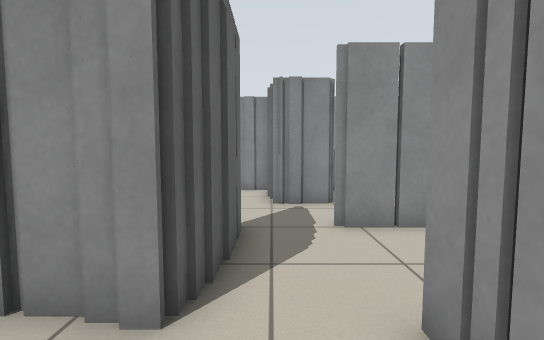
View 1 (above)

16 first-person views from a walk through a robot-simulator world made for Stage. The camera is 0.85 m above the floor, tilts 4° down and sees 90° across. Floor lines are 1 m apart. The floor is counted in squares, 0.5 m on a side. Each view is taken from the middle of a square. On the plan, view 1 faces up. The plan holds only what a view shows up to about 15 squares ahead; the rest is blank. Robots are left out.

View 2
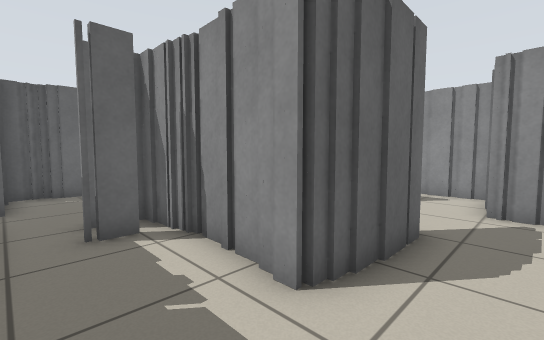

View 3
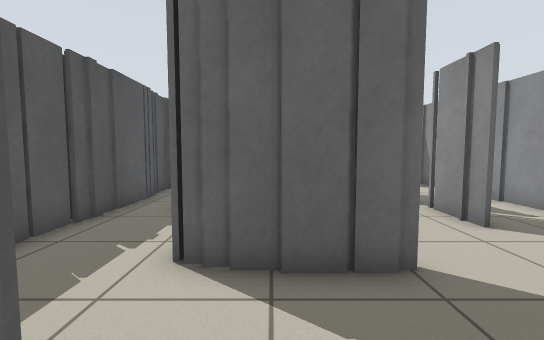

View 4
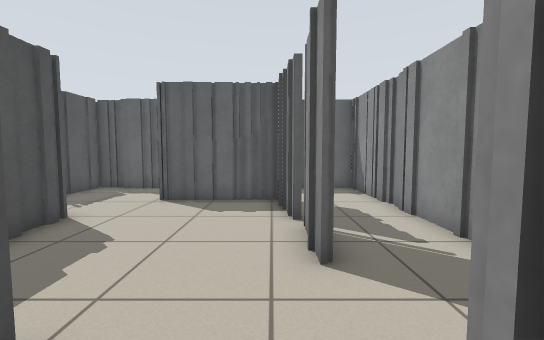

View 5
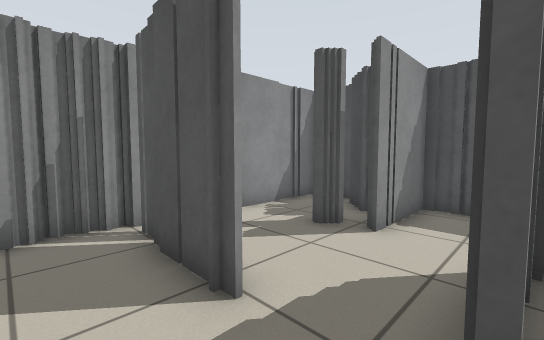

View 6
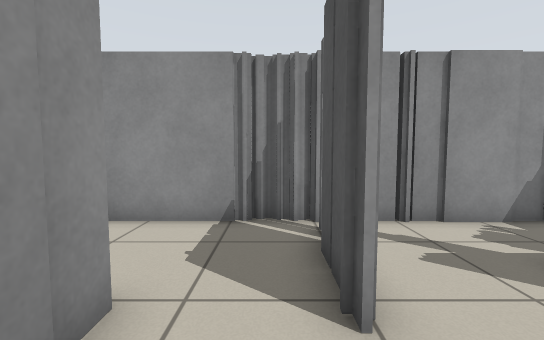

View 7
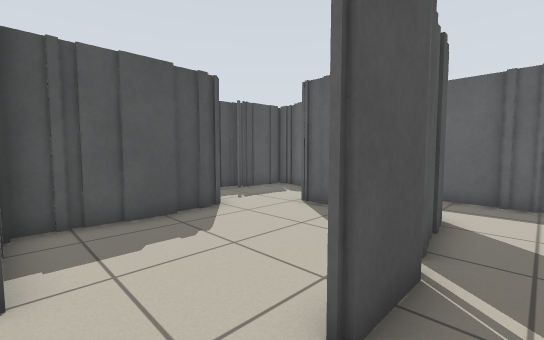

View 8
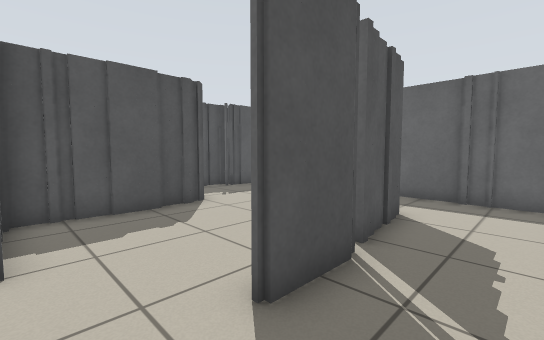

View 9
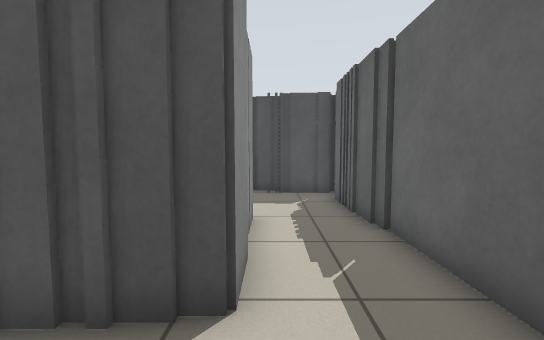

View 10
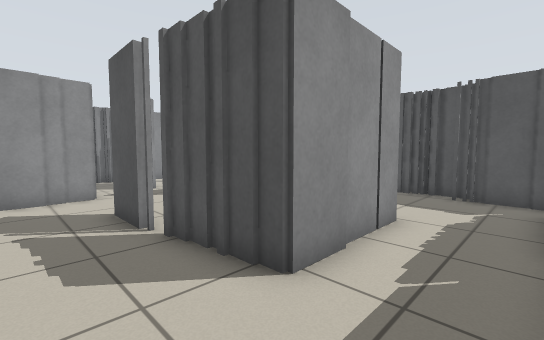

View 11
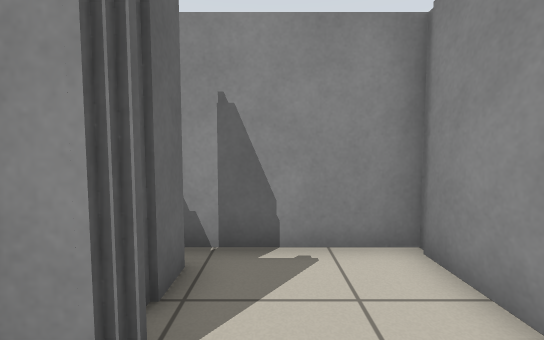

View 12
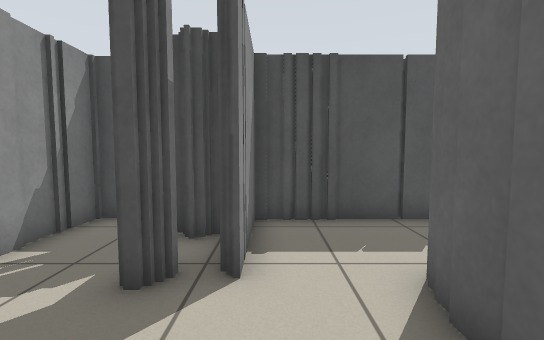

View 13
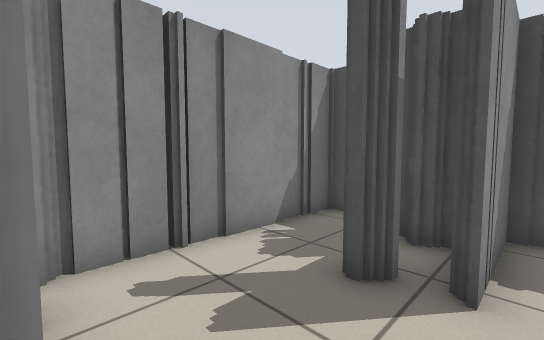

View 14
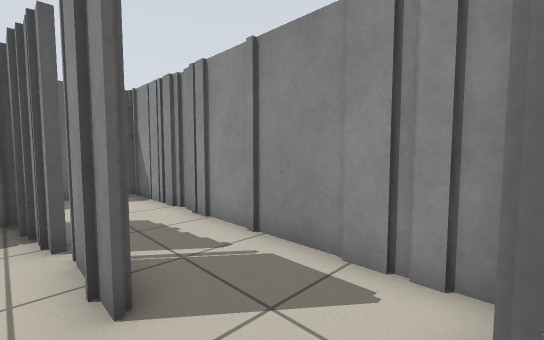

View 15
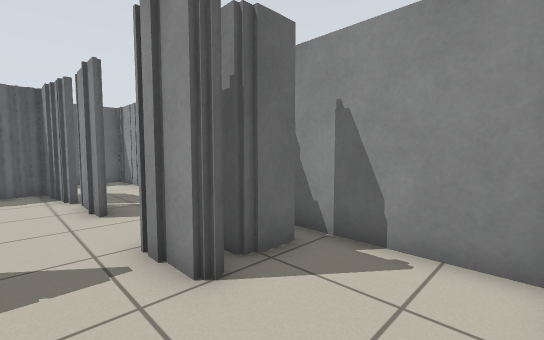

View 16
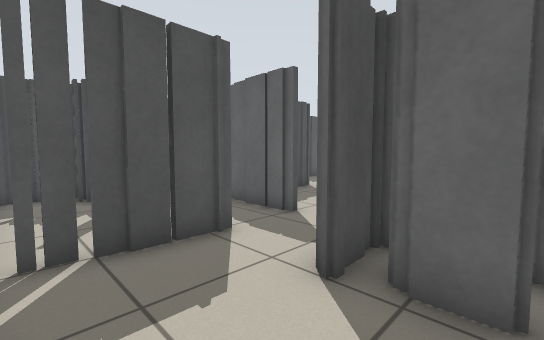

### Floor plan
Ten units are one square. View 1 is at (0, 0); x grows to the right and y downward. Boxes are objects, and circles mark ways between rooms. Rooms are numbered by the first view taken in them; rooms with no view inside come last. Other rooms are left out.
<svg viewBox="-120 -122 182 136">
<path fill="none" stroke="#000" d="M-54 -25 -60 -25 -60 -12M-86 -41 -86 -66M-48 -20 -48 -10M-39 -27 -55 -27M-72 5 -48 5M-79 9 -71 9M-86 -68 -86 -84 -62 -84M-49 7 -42 7M-42 5 -38 5M-113 -48 -113 -12M-115 -14 -115 0 -93 0 -93 7 -72 7M-39 7 14 7 14 -25M-15 -27 -38 -27M-64 -87 -56 -87M-10 -28 -10 -25 -15 -25M-49 -89 -29 -89M-8 -61 -8 -29M-115 -91 -115 -46M-113 -100 -113 -91M-76 -117 -115 -117 -115 -92M-2 -95 -2 -111M-1 -117 -69 -117M25 -28 30 -28M21 -7 28 -7M35 -60 16 -60M49 7 55 7 55 -66M30 7 42 7M41 9 50 9M-29 -87 -49 -87M-31 -28 -10 -28 -10 -40M-44 -30 -30 -30M-56 -85 -69 -85M-60 -28 -44 -28M-68 -83 -83 -83 -83 -41M16 -60 16 -62M19 -87 0 -87 0 -96M17 -95 11 -95M19 -92 19 -87M55 -74 55 -117 10 -117M41 -60 50 -60M57 -65 57 -75M17 -110 17 -95M16 -62 41 -62"/>
<circle cx="25" cy="-40" r="3" fill="#2a7"/>
<circle cx="-15" cy="-90" r="3" fill="#2a7"/>
<circle cx="-50" cy="-90" r="3" fill="#2a7"/>
<circle cx="-70" cy="-37" r="3" fill="#2a7"/>
<circle cx="5" cy="-60" r="3" fill="#2a7"/>
<circle cx="50" cy="-60" r="3" fill="#2a7"/>
<circle cx="20" cy="-75" r="3" fill="#2a7"/>
<text x="-70" y="-30">1</text>
<text x="40" y="-30">2</text>
<text x="-30" y="-60">3</text>
<text x="40" y="-90">4</text>
</svg>
Room 1 opens to room 2. Room 1 opens to room 3. Room 2 opens to room 4. Room 3 opens to room 4.

Where each view was taken, in squares from view 1:
view 1: 0 up, 0 right, facing up
view 2: 0 up, 1 right, facing up-left
view 3: 4 up, 3 right, facing left
view 4: 8 up, 1 right, facing left
view 5: 8 up, 1 left, facing down-right
view 6: 7 up, 1 left, facing right
view 7: 10 up, 1 left, facing down-left
view 8: 11 up, 1 left, facing down-left
view 9: 11 up, 9 left, facing down
view 10: 11 up, 11 left, facing down-right
view 11: 7 up, 3 right, facing up
view 12: 6 up, 1 right, facing down
view 13: 6 up, 1 right, facing down-right
view 14: 8 up, 0 right, facing up-left
view 15: 7 up, 5 right, facing up-left
view 16: 11 up, 5 right, facing down-left
